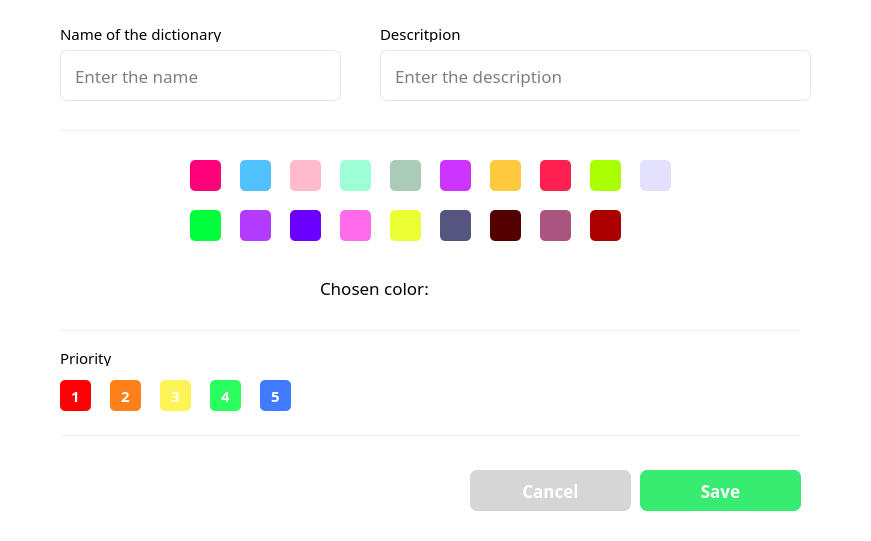
<?xml version="1.0" encoding="UTF-8"?>
<ui version="4.0">
 <class>CreateADictionaryWindow</class>
 <widget class="QMainWindow" name="CreateADictionaryWindow">
  <property name="geometry">
   <rect>
    <x>0</x>
    <y>0</y>
    <width>871</width>
    <height>541</height>
   </rect>
  </property>
  <property name="minimumSize">
   <size>
    <width>0</width>
    <height>0</height>
   </size>
  </property>
  <property name="maximumSize">
   <size>
    <width>16777215</width>
    <height>16777215</height>
   </size>
  </property>
  <property name="windowTitle">
   <string>MainWindow</string>
  </property>
  <widget class="QWidget" name="createADictionaryCentralWidget">
   <widget class="QWidget" name="mainWidget" native="true">
    <property name="geometry">
     <rect>
      <x>0</x>
      <y>0</y>
      <width>871</width>
      <height>541</height>
     </rect>
    </property>
    <property name="styleSheet">
     <string notr="true">QWidget {
	background-color: rgb(255, 255, 255);
	border: none;
}</string>
    </property>
    <widget class="QPushButton" name="saveAndCreateADictionaryButton">
     <property name="geometry">
      <rect>
       <x>640</x>
       <y>470</y>
       <width>161</width>
       <height>41</height>
      </rect>
     </property>
     <property name="font">
      <font>
       <family>Montserrat</family>
       <pointsize>13</pointsize>
       <bold>true</bold>
      </font>
     </property>
     <property name="cursor">
      <cursorShape>PointingHandCursor</cursorShape>
     </property>
     <property name="styleSheet">
      <string notr="true">QPushButton {
	background-color: rgb(56, 236, 113);
	border-radius: 7px;
	color: rgb(255, 255, 255);
	border: none;
}

QPushButton:hover {
	background-color: rgb(69, 241, 124);
}

QPushButton:pressed {
	background-color: rgb(48, 221, 103);
}</string>
     </property>
     <property name="text">
      <string>Save</string>
     </property>
    </widget>
    <widget class="QPushButton" name="cancelButton">
     <property name="geometry">
      <rect>
       <x>470</x>
       <y>470</y>
       <width>161</width>
       <height>41</height>
      </rect>
     </property>
     <property name="font">
      <font>
       <family>Montserrat</family>
       <pointsize>13</pointsize>
       <bold>true</bold>
      </font>
     </property>
     <property name="cursor">
      <cursorShape>PointingHandCursor</cursorShape>
     </property>
     <property name="styleSheet">
      <string notr="true">QPushButton {
	background-color: rgb(214, 214, 214);
	border-radius: 7px;
	color: rgb(255, 255, 255);
	border: none;
}

QPushButton:hover {
	background-color: rgb(208, 208, 208);
	border-radius: 7px;
	color: rgb(255, 255, 255);
	border: none;
}

QPushButton:pressed {
	background-color: rgb(202, 202, 202);
	border-radius: 7px;
	color: rgb(255, 255, 255);
	border: none;
}</string>
     </property>
     <property name="text">
      <string>Cancel</string>
     </property>
    </widget>
    <widget class="QLabel" name="nameOfTheDictionaryLabel">
     <property name="geometry">
      <rect>
       <x>60</x>
       <y>26</y>
       <width>181</width>
       <height>16</height>
      </rect>
     </property>
     <property name="font">
      <font>
       <family>Montserrat</family>
       <pointsize>11</pointsize>
       <italic>false</italic>
       <bold>false</bold>
      </font>
     </property>
     <property name="styleSheet">
      <string notr="true">QLabel {
	background-color: none;
	border: none;
}</string>
     </property>
     <property name="text">
      <string>Name of the dictionary</string>
     </property>
     <property name="wordWrap">
      <bool>true</bool>
     </property>
    </widget>
    <widget class="QLineEdit" name="blankForTheName">
     <property name="geometry">
      <rect>
       <x>60</x>
       <y>50</y>
       <width>281</width>
       <height>51</height>
      </rect>
     </property>
     <property name="font">
      <font>
       <family>Montserrat</family>
       <pointsize>13</pointsize>
       <bold>false</bold>
      </font>
     </property>
     <property name="styleSheet">
      <string notr="true">QLineEdit {
	background-color: rgb(255, 255, 255);
	border: 1px solid rgb(229, 229, 229);
	border-radius: 7px;
	padding: 12px;
}</string>
     </property>
     <property name="text">
      <string/>
     </property>
     <property name="echoMode">
      <enum>QLineEdit::Normal</enum>
     </property>
     <property name="alignment">
      <set>Qt::AlignLeading|Qt::AlignLeft|Qt::AlignVCenter</set>
     </property>
     <property name="placeholderText">
      <string>Enter the name</string>
     </property>
    </widget>
    <widget class="QLabel" name="descriptionLabel">
     <property name="geometry">
      <rect>
       <x>380</x>
       <y>26</y>
       <width>91</width>
       <height>16</height>
      </rect>
     </property>
     <property name="font">
      <font>
       <family>Montserrat</family>
       <pointsize>11</pointsize>
       <italic>false</italic>
       <bold>false</bold>
      </font>
     </property>
     <property name="styleSheet">
      <string notr="true">QLabel {
	background-color: none;
	border: none;
}</string>
     </property>
     <property name="text">
      <string>Descritpion</string>
     </property>
     <property name="wordWrap">
      <bool>true</bool>
     </property>
    </widget>
    <widget class="QLabel" name="separatedLine_4">
     <property name="geometry">
      <rect>
       <x>60</x>
       <y>130</y>
       <width>740</width>
       <height>1</height>
      </rect>
     </property>
     <property name="styleSheet">
      <string notr="true">QLabel {
	background-color: rgb(240, 240, 240);
	border: none;
}</string>
     </property>
     <property name="text">
      <string/>
     </property>
    </widget>
    <widget class="QPushButton" name="color_8">
     <property name="geometry">
      <rect>
       <x>540</x>
       <y>160</y>
       <width>31</width>
       <height>31</height>
      </rect>
     </property>
     <property name="cursor">
      <cursorShape>PointingHandCursor</cursorShape>
     </property>
     <property name="styleSheet">
      <string notr="true">QPushButton {
	background-color: rgb(255, 32, 80);
	border-radius: 5px;
}

QPushButton:hover {
	background-color: rgba(255, 32, 80, 100);
}</string>
     </property>
     <property name="text">
      <string/>
     </property>
    </widget>
    <widget class="QPushButton" name="color_17">
     <property name="geometry">
      <rect>
       <x>490</x>
       <y>210</y>
       <width>31</width>
       <height>31</height>
      </rect>
     </property>
     <property name="cursor">
      <cursorShape>PointingHandCursor</cursorShape>
     </property>
     <property name="styleSheet">
      <string notr="true">QPushButton {
	background-color: rgb(85, 0, 0);
	border-radius: 5px;
}

QPushButton:hover {
	background-color: rgba(85, 0, 0, 100);
}</string>
     </property>
     <property name="text">
      <string/>
     </property>
    </widget>
    <widget class="QPushButton" name="color_5">
     <property name="geometry">
      <rect>
       <x>390</x>
       <y>160</y>
       <width>31</width>
       <height>31</height>
      </rect>
     </property>
     <property name="cursor">
      <cursorShape>PointingHandCursor</cursorShape>
     </property>
     <property name="styleSheet">
      <string notr="true">QPushButton {
	background-color: rgb(169, 203, 183);
	border-radius: 5px;
}

QPushButton:hover {
	background-color: rgba(169, 203, 183, 100);
}</string>
     </property>
     <property name="text">
      <string/>
     </property>
    </widget>
    <widget class="QPushButton" name="chosenColor">
     <property name="geometry">
      <rect>
       <x>450</x>
       <y>273</y>
       <width>31</width>
       <height>31</height>
      </rect>
     </property>
     <property name="font">
      <font>
       <pointsize>12</pointsize>
      </font>
     </property>
     <property name="cursor">
      <cursorShape>PointingHandCursor</cursorShape>
     </property>
     <property name="styleSheet">
      <string notr="true">QPushButton {
	background-color: rgb(255, 255, 255);
	border-radius: 5px;
	border: none;
}
</string>
     </property>
     <property name="text">
      <string/>
     </property>
    </widget>
    <widget class="QPushButton" name="color_13">
     <property name="geometry">
      <rect>
       <x>290</x>
       <y>210</y>
       <width>31</width>
       <height>31</height>
      </rect>
     </property>
     <property name="cursor">
      <cursorShape>PointingHandCursor</cursorShape>
     </property>
     <property name="styleSheet">
      <string notr="true">QPushButton {
	background-color: rgb(106, 0, 255);
	border-radius: 5px;
}

QPushButton:hover {
	background-color: rgba(106, 0, 255, 100);
}</string>
     </property>
     <property name="text">
      <string/>
     </property>
    </widget>
    <widget class="QPushButton" name="color_4">
     <property name="geometry">
      <rect>
       <x>340</x>
       <y>160</y>
       <width>31</width>
       <height>31</height>
      </rect>
     </property>
     <property name="cursor">
      <cursorShape>PointingHandCursor</cursorShape>
     </property>
     <property name="styleSheet">
      <string notr="true">QPushButton {
	background-color: rgb(158, 255, 215);
	border-radius: 5px;
}

QPushButton:hover {
	background-color: rgba(158, 255, 215, 100);
}</string>
     </property>
     <property name="text">
      <string/>
     </property>
    </widget>
    <widget class="QPushButton" name="changeColorButton">
     <property name="geometry">
      <rect>
       <x>640</x>
       <y>210</y>
       <width>31</width>
       <height>31</height>
      </rect>
     </property>
     <property name="cursor">
      <cursorShape>PointingHandCursor</cursorShape>
     </property>
     <property name="styleSheet">
      <string notr="true">QPushButton {
	background-color: none;
	border-radius: 5px;
}
</string>
     </property>
     <property name="text">
      <string/>
     </property>
     <property name="icon">
      <iconset resource="../icons/icons.qrc">
       <normaloff>:/chooseTheColorIconBorder_B.png</normaloff>:/chooseTheColorIconBorder_B.png</iconset>
     </property>
     <property name="iconSize">
      <size>
       <width>25</width>
       <height>25</height>
      </size>
     </property>
    </widget>
    <widget class="QPushButton" name="color_15">
     <property name="geometry">
      <rect>
       <x>390</x>
       <y>210</y>
       <width>31</width>
       <height>31</height>
      </rect>
     </property>
     <property name="cursor">
      <cursorShape>PointingHandCursor</cursorShape>
     </property>
     <property name="styleSheet">
      <string notr="true">QPushButton {
	background-color: rgb(235, 255, 52);
	border-radius: 5px;
}

QPushButton:hover {
	background-color: rgba(235, 255, 52, 100);
}</string>
     </property>
     <property name="text">
      <string/>
     </property>
    </widget>
    <widget class="QPushButton" name="color_14">
     <property name="geometry">
      <rect>
       <x>340</x>
       <y>210</y>
       <width>31</width>
       <height>31</height>
      </rect>
     </property>
     <property name="cursor">
      <cursorShape>PointingHandCursor</cursorShape>
     </property>
     <property name="styleSheet">
      <string notr="true">QPushButton {
	background-color: rgb(255, 107, 235);
	border-radius: 5px;
}

QPushButton:hover {
	background-color: rgba(255, 107, 235, 100);
}</string>
     </property>
     <property name="text">
      <string/>
     </property>
    </widget>
    <widget class="QPushButton" name="color_2">
     <property name="geometry">
      <rect>
       <x>240</x>
       <y>160</y>
       <width>31</width>
       <height>31</height>
      </rect>
     </property>
     <property name="cursor">
      <cursorShape>PointingHandCursor</cursorShape>
     </property>
     <property name="styleSheet">
      <string notr="true">QPushButton {
	background-color: rgb(80, 194, 255);
	border-radius: 5px;
}

QPushButton:hover {
	background-color: rgba(80, 194, 255, 100);
}</string>
     </property>
     <property name="text">
      <string/>
     </property>
    </widget>
    <widget class="QPushButton" name="color_1">
     <property name="geometry">
      <rect>
       <x>190</x>
       <y>160</y>
       <width>31</width>
       <height>31</height>
      </rect>
     </property>
     <property name="cursor">
      <cursorShape>PointingHandCursor</cursorShape>
     </property>
     <property name="styleSheet">
      <string notr="true">QPushButton {
	background-color: rgb(255, 0, 123);
	border-radius: 5px;
}

QPushButton:hover {
	background-color: rgba(255, 0, 123, 100);
}</string>
     </property>
     <property name="text">
      <string/>
     </property>
    </widget>
    <widget class="QPushButton" name="color_12">
     <property name="geometry">
      <rect>
       <x>240</x>
       <y>210</y>
       <width>31</width>
       <height>31</height>
      </rect>
     </property>
     <property name="cursor">
      <cursorShape>PointingHandCursor</cursorShape>
     </property>
     <property name="styleSheet">
      <string notr="true">QPushButton {
	background-color: rgb(179, 58, 255);
	border-radius: 5px;
}

QPushButton:hover {
	background-color: rgba(179, 58, 255, 100);
}</string>
     </property>
     <property name="text">
      <string/>
     </property>
    </widget>
    <widget class="QPushButton" name="color_19">
     <property name="geometry">
      <rect>
       <x>590</x>
       <y>210</y>
       <width>31</width>
       <height>31</height>
      </rect>
     </property>
     <property name="cursor">
      <cursorShape>PointingHandCursor</cursorShape>
     </property>
     <property name="styleSheet">
      <string notr="true">QPushButton {
	background-color: rgb(170, 0, 0);
	border-radius: 5px;
}

QPushButton:hover {
	background-color: rgba(170, 0, 0, 100);
}</string>
     </property>
     <property name="text">
      <string/>
     </property>
    </widget>
    <widget class="QLabel" name="chosenColorLabel">
     <property name="geometry">
      <rect>
       <x>320</x>
       <y>280</y>
       <width>121</width>
       <height>16</height>
      </rect>
     </property>
     <property name="font">
      <font>
       <family>Montserrat</family>
       <pointsize>13</pointsize>
       <bold>false</bold>
      </font>
     </property>
     <property name="styleSheet">
      <string notr="true">QLabel {
	background-color: none;
	border: none;
}</string>
     </property>
     <property name="text">
      <string>Chosen color:</string>
     </property>
    </widget>
    <widget class="QPushButton" name="color_11">
     <property name="geometry">
      <rect>
       <x>190</x>
       <y>210</y>
       <width>31</width>
       <height>31</height>
      </rect>
     </property>
     <property name="cursor">
      <cursorShape>PointingHandCursor</cursorShape>
     </property>
     <property name="styleSheet">
      <string notr="true">QPushButton {
	background-color: rgb(2, 255, 61);
	border-radius: 5px;
}

QPushButton:hover {
	background-color: rgba(2, 255, 61, 100);
}</string>
     </property>
     <property name="text">
      <string/>
     </property>
    </widget>
    <widget class="QPushButton" name="color_3">
     <property name="geometry">
      <rect>
       <x>290</x>
       <y>160</y>
       <width>31</width>
       <height>31</height>
      </rect>
     </property>
     <property name="cursor">
      <cursorShape>PointingHandCursor</cursorShape>
     </property>
     <property name="styleSheet">
      <string notr="true">QPushButton {
	background-color: rgb(255, 187, 205);
	border-radius: 5px;
}

QPushButton:hover {
	background-color: rgba(255, 187, 205, 100);
}</string>
     </property>
     <property name="text">
      <string/>
     </property>
    </widget>
    <widget class="QPushButton" name="color_10">
     <property name="geometry">
      <rect>
       <x>640</x>
       <y>160</y>
       <width>31</width>
       <height>31</height>
      </rect>
     </property>
     <property name="cursor">
      <cursorShape>PointingHandCursor</cursorShape>
     </property>
     <property name="styleSheet">
      <string notr="true">QPushButton {
	background-color: rgb(228, 225, 255);
	border-radius: 5px;
}

QPushButton:hover {
	background-color: rgba(228, 225, 255, 100);
}</string>
     </property>
     <property name="text">
      <string/>
     </property>
    </widget>
    <widget class="QPushButton" name="color_18">
     <property name="geometry">
      <rect>
       <x>540</x>
       <y>210</y>
       <width>31</width>
       <height>31</height>
      </rect>
     </property>
     <property name="cursor">
      <cursorShape>PointingHandCursor</cursorShape>
     </property>
     <property name="styleSheet">
      <string notr="true">QPushButton {
	background-color: rgb(170, 85, 127);
	border-radius: 5px;
}

QPushButton:hover {
	background-color: rgba(170, 85, 127, 100);
}</string>
     </property>
     <property name="text">
      <string/>
     </property>
    </widget>
    <widget class="QPushButton" name="color_9">
     <property name="geometry">
      <rect>
       <x>590</x>
       <y>160</y>
       <width>31</width>
       <height>31</height>
      </rect>
     </property>
     <property name="cursor">
      <cursorShape>PointingHandCursor</cursorShape>
     </property>
     <property name="styleSheet">
      <string notr="true">QPushButton {
	background-color: rgb(170, 255, 0);
	border-radius: 5px;
}

QPushButton:hover {
	background-color: rgba(170, 255, 0, 100);
}</string>
     </property>
     <property name="text">
      <string/>
     </property>
    </widget>
    <widget class="QPushButton" name="color_7">
     <property name="geometry">
      <rect>
       <x>490</x>
       <y>160</y>
       <width>31</width>
       <height>31</height>
      </rect>
     </property>
     <property name="cursor">
      <cursorShape>PointingHandCursor</cursorShape>
     </property>
     <property name="styleSheet">
      <string notr="true">QPushButton {
	background-color: rgb(255, 201, 64);
	border-radius: 5px;
}

QPushButton:hover {
	background-color: rgba(255, 201, 64, 100);
}</string>
     </property>
     <property name="text">
      <string/>
     </property>
    </widget>
    <widget class="QPushButton" name="color_16">
     <property name="geometry">
      <rect>
       <x>440</x>
       <y>210</y>
       <width>31</width>
       <height>31</height>
      </rect>
     </property>
     <property name="cursor">
      <cursorShape>PointingHandCursor</cursorShape>
     </property>
     <property name="styleSheet">
      <string notr="true">QPushButton {
	background-color: rgb(85, 85, 127);
	border-radius: 5px;
}

QPushButton:hover {
	background-color: rgba(85, 85, 127, 100);
}</string>
     </property>
     <property name="text">
      <string/>
     </property>
    </widget>
    <widget class="QPushButton" name="color_6">
     <property name="geometry">
      <rect>
       <x>440</x>
       <y>160</y>
       <width>31</width>
       <height>31</height>
      </rect>
     </property>
     <property name="cursor">
      <cursorShape>PointingHandCursor</cursorShape>
     </property>
     <property name="styleSheet">
      <string notr="true">QPushButton {
	background-color: rgb(205, 53, 255);
	border-radius: 5px;
}

QPushButton:hover {
	background-color: rgba(205, 53, 255, 100);
}</string>
     </property>
     <property name="text">
      <string/>
     </property>
    </widget>
    <widget class="QLabel" name="separatedLine_5">
     <property name="geometry">
      <rect>
       <x>60</x>
       <y>330</y>
       <width>740</width>
       <height>1</height>
      </rect>
     </property>
     <property name="styleSheet">
      <string notr="true">QLabel {
	background-color: rgb(240, 240, 240);
	border: none;
}</string>
     </property>
     <property name="text">
      <string/>
     </property>
    </widget>
    <widget class="QPushButton" name="firstPriority">
     <property name="geometry">
      <rect>
       <x>60</x>
       <y>380</y>
       <width>31</width>
       <height>31</height>
      </rect>
     </property>
     <property name="font">
      <font>
       <family>Montserrat SemiBold</family>
       <pointsize>11</pointsize>
       <bold>true</bold>
      </font>
     </property>
     <property name="cursor">
      <cursorShape>PointingHandCursor</cursorShape>
     </property>
     <property name="styleSheet">
      <string notr="true">QPushButton {
	background-color: rgb(255, 0, 4);
	border-radius: 5px;
	color: rgb(255, 255, 255);
}

QPushButton:hover {
	background-color: rgba(255, 0, 4, 100);
}</string>
     </property>
     <property name="text">
      <string>1</string>
     </property>
     <property name="iconSize">
      <size>
       <width>20</width>
       <height>20</height>
      </size>
     </property>
    </widget>
    <widget class="QPushButton" name="secondPriority">
     <property name="geometry">
      <rect>
       <x>110</x>
       <y>380</y>
       <width>31</width>
       <height>31</height>
      </rect>
     </property>
     <property name="font">
      <font>
       <family>Montserrat SemiBold</family>
       <pointsize>11</pointsize>
       <bold>true</bold>
      </font>
     </property>
     <property name="cursor">
      <cursorShape>PointingHandCursor</cursorShape>
     </property>
     <property name="styleSheet">
      <string notr="true">QPushButton {
	background-color: rgb(255, 128, 24);
	border-radius: 5px;
	color: rgb(255, 255, 255);
}

QPushButton:hover {
	background-color: rgba(255, 128, 24, 100);
}</string>
     </property>
     <property name="text">
      <string>2</string>
     </property>
     <property name="iconSize">
      <size>
       <width>20</width>
       <height>20</height>
      </size>
     </property>
    </widget>
    <widget class="QPushButton" name="thirdPriority">
     <property name="geometry">
      <rect>
       <x>160</x>
       <y>380</y>
       <width>31</width>
       <height>31</height>
      </rect>
     </property>
     <property name="font">
      <font>
       <family>Montserrat SemiBold</family>
       <pointsize>11</pointsize>
       <bold>true</bold>
      </font>
     </property>
     <property name="cursor">
      <cursorShape>PointingHandCursor</cursorShape>
     </property>
     <property name="styleSheet">
      <string notr="true">QPushButton {
	background-color: rgb(255, 244, 87);
	border-radius: 5px;
	color: rgb(255, 255, 255);
}

QPushButton:hover {
	background-color: rgba(255, 244, 87, 100);
}</string>
     </property>
     <property name="text">
      <string>3</string>
     </property>
     <property name="iconSize">
      <size>
       <width>20</width>
       <height>20</height>
      </size>
     </property>
    </widget>
    <widget class="QPushButton" name="fourthPriority">
     <property name="geometry">
      <rect>
       <x>210</x>
       <y>380</y>
       <width>31</width>
       <height>31</height>
      </rect>
     </property>
     <property name="font">
      <font>
       <family>Montserrat SemiBold</family>
       <pointsize>11</pointsize>
       <bold>true</bold>
      </font>
     </property>
     <property name="cursor">
      <cursorShape>PointingHandCursor</cursorShape>
     </property>
     <property name="styleSheet">
      <string notr="true">QPushButton {
	background-color: rgb(43, 255, 96);
	border-radius: 5px;
	color: rgb(255, 255, 255);
}

QPushButton:hover {
	background-color: rgba(43, 255, 96, 100);
}</string>
     </property>
     <property name="text">
      <string>4</string>
     </property>
     <property name="iconSize">
      <size>
       <width>20</width>
       <height>20</height>
      </size>
     </property>
    </widget>
    <widget class="QPushButton" name="fifthPriority">
     <property name="geometry">
      <rect>
       <x>260</x>
       <y>380</y>
       <width>31</width>
       <height>31</height>
      </rect>
     </property>
     <property name="font">
      <font>
       <family>Montserrat SemiBold</family>
       <pointsize>11</pointsize>
       <bold>true</bold>
      </font>
     </property>
     <property name="cursor">
      <cursorShape>PointingHandCursor</cursorShape>
     </property>
     <property name="styleSheet">
      <string notr="true">QPushButton {
	background-color: rgb(62, 123, 255);
	border-radius: 5px;
	color: rgb(255, 255, 255);
}

QPushButton:hover {
	background-color: rgba(62, 123, 255, 100);
}</string>
     </property>
     <property name="text">
      <string>5</string>
     </property>
     <property name="iconSize">
      <size>
       <width>20</width>
       <height>20</height>
      </size>
     </property>
    </widget>
    <widget class="QLabel" name="separatedLine_6">
     <property name="geometry">
      <rect>
       <x>60</x>
       <y>435</y>
       <width>740</width>
       <height>1</height>
      </rect>
     </property>
     <property name="styleSheet">
      <string notr="true">QLabel {
	background-color: rgb(240, 240, 240);
	border: none;
}</string>
     </property>
     <property name="text">
      <string/>
     </property>
    </widget>
    <widget class="QLabel" name="prioriteLabel">
     <property name="geometry">
      <rect>
       <x>60</x>
       <y>350</y>
       <width>61</width>
       <height>16</height>
      </rect>
     </property>
     <property name="font">
      <font>
       <family>Montserrat</family>
       <pointsize>11</pointsize>
       <italic>false</italic>
       <bold>false</bold>
      </font>
     </property>
     <property name="styleSheet">
      <string notr="true">QLabel {
	background-color: none;
	border: none;
}</string>
     </property>
     <property name="text">
      <string>Priority</string>
     </property>
     <property name="wordWrap">
      <bool>true</bool>
     </property>
    </widget>
    <widget class="QLineEdit" name="blankForTheDescription">
     <property name="geometry">
      <rect>
       <x>380</x>
       <y>50</y>
       <width>431</width>
       <height>51</height>
      </rect>
     </property>
     <property name="font">
      <font>
       <family>Montserrat</family>
       <pointsize>13</pointsize>
       <bold>false</bold>
      </font>
     </property>
     <property name="styleSheet">
      <string notr="true">QLineEdit {
	background-color: rgb(255, 255, 255);
	border: 1px solid rgb(229, 229, 229);
	border-radius: 7px;
	padding: 12px;
}</string>
     </property>
     <property name="text">
      <string/>
     </property>
     <property name="echoMode">
      <enum>QLineEdit::Normal</enum>
     </property>
     <property name="alignment">
      <set>Qt::AlignLeading|Qt::AlignLeft|Qt::AlignVCenter</set>
     </property>
     <property name="placeholderText">
      <string>Enter the description</string>
     </property>
    </widget>
    <widget class="QPushButton" name="pushButton">
     <property name="geometry">
      <rect>
       <x>310</x>
       <y>383</y>
       <width>51</width>
       <height>24</height>
      </rect>
     </property>
     <property name="styleSheet">
      <string notr="true">QPushButton {
	background-color: none;
	border: none;
}</string>
     </property>
     <property name="text">
      <string/>
     </property>
     <property name="icon">
      <iconset resource="../icons/icons.qrc">
       <normaloff>:/arrowToTheRight_B.png</normaloff>:/arrowToTheRight_B.png</iconset>
     </property>
     <property name="iconSize">
      <size>
       <width>30</width>
       <height>30</height>
      </size>
     </property>
    </widget>
    <widget class="QPushButton" name="chosenPriority">
     <property name="geometry">
      <rect>
       <x>380</x>
       <y>380</y>
       <width>31</width>
       <height>31</height>
      </rect>
     </property>
     <property name="font">
      <font>
       <family>Montserrat SemiBold</family>
       <pointsize>11</pointsize>
       <bold>true</bold>
      </font>
     </property>
     <property name="cursor">
      <cursorShape>PointingHandCursor</cursorShape>
     </property>
     <property name="styleSheet">
      <string notr="true">QPushButton {
	background-color: rgb(255, 255, 255);
	border-radius: 5px;
	border: none;
}</string>
     </property>
     <property name="text">
      <string/>
     </property>
     <property name="iconSize">
      <size>
       <width>20</width>
       <height>20</height>
      </size>
     </property>
    </widget>
   </widget>
  </widget>
 </widget>
 <resources>
  <include location="../icons/icons.qrc"/>
 </resources>
 <connections/>
</ui>
